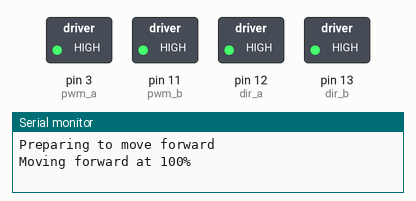
The sketch below on a simulated Arduino Uno, built with avr-gcc and run on an emulated ATmega328P. Parts: switched loads named in the sketch (green lamp = pin HIGH), the last lines printed to the serial monitor.

Above: at 0.05 s.
At 8.0 s:
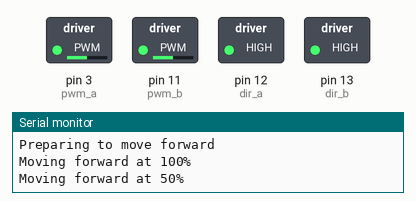
Timing chart, 0 to 9.2 s (numbered marks = the images above):
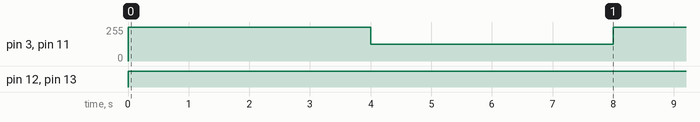

Measured:
- by itself, pin 3 (pwm_a), pin 11 (pwm_b): alternates 255/255 for 4.0 s and 127/255 for 4.0 s
- by itself, pin 12 (dir_a), pin 13 (dir_b): LOW → HIGH at 0.00 s

The sketch:

magic_chassis.ino
```cpp
int pwm_a = 3;
int pwm_b = 11;
int dir_a = 12;
int dir_b = 13;

void setup() {
  // put your setup code here, to run once:
  pinMode(pwm_a, OUTPUT);
  pinMode(pwm_b, OUTPUT);
  pinMode(dir_a, OUTPUT);
  pinMode(dir_b, OUTPUT);
  Serial.begin(9600);

}

void loop() {
  // put your main code here, to run repeatedly:
  Serial.println("Preparing to move forward");

  //Move it forward
  digitalWrite(dir_a, HIGH);
  digitalWrite(dir_b, HIGH);

  //Set both motors to run at 100%
  analogWrite(pwm_a, 255);
  analogWrite(pwm_b, 255);
  Serial.println("Moving forward at 100%");
  delay(4000);

  //Set both motors to run at 50%
  analogWrite(pwm_a, 127);
  analogWrite(pwm_b, 127);
  Serial.println("Moving forward at 50%");
  delay(4000);


}
```
